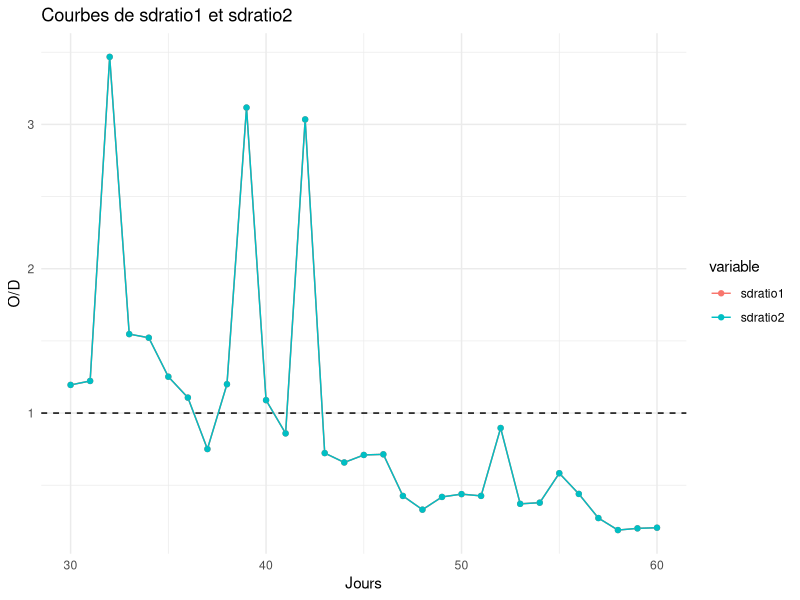

This chart was generated by the following R code: (Note: this script raises an error after producing the figure.)
# LBRAI2219 - Modélisation des systèmes biologiques (2025)
#Code inspiré par le modèle APSIM fait par Alice Falzon et Maxime Cornez 
###############################################################################
# Chargement des packages
###############################################################################
library(readxl)
library(dplyr)
library(tidyr)
library(ggplot2)

###############################################################################
# Chargement des paramètres
###############################################################################

# Paramètres de la culture ----------------------------------------------------

culture_params <- list(
  RUE               = 1.25,  # Radiation Use Efficiency [g/MJ]
  TEc               = 9,     # Coefficient d'efficience de la transpiration
  VPR               = 20,    # Vitesse production de racines [mm/jour]
  CroissPotLAI      = 0.1,   # Croissance potentielle du LAI 
  k                 = 0.45,  # Coefficient d'extinction de la lumière
  LAI_initial       = 1.5,   
  Biomasse_initiale = 45     
)
culture2_params <- list(RUE               = 1.25,  # Radiation Use Efficiency [g/MJ]
                        TEc               = 9,     # Coefficient d'efficience de la transpiration
                        VPR               = 20,    # Vitesse production de racines [mm/jour]
                        CroissPotLAI      = 0.1,   # Croissance potentielle du LAI 
                        k                 = 0.45,  # Coefficient d'extinction de la lumière
                        LAI_initial       = 1.5,   
                        Biomasse_initiale = 45
)
# Paramètres du sol (3 horizons, épaisseur, etc.) ------------------------------

soil_params <- data.frame(
  Horizon     = c(1, 2, 3),
  Epaisseur   = c(300, 300, 300), # mm
  li          = c(50,  50,  50),  # Limite inférieure d'eau
  ls          = c(100, 100, 100), # Limite supérieure d'eau
  #es          = c(100, 100, 100), # Eau disponible dans sol (= sw)
  es_h        = c(40, 30, 30), # Eau disponible dans sol par horizon ; es_h1+es_h2+es_h3 = es
  kl          = c(0.07, 0.07, 0.07) # Taux d'extraction [mm/jour]
)



# Expansion foliaire (table O/D - CEF)------------------------------------------

expansion_foliaire <- data.frame(
  OD  = c(0.5, 1.5, 4),
  CEF = c(0,   1,   1)
)


# Paramètres météo (ex. VPD Frac)-----------------------------------------------

meteo_params <- list(
  VPD_Frac = 1.0  
)


# Vérification------------------------------------------------------------------

# Affiche les listes des paramètres de la culture
culture_params
culture2_params

# Affiche le data frame du sol
soil_params

# Affiche la table d’expansion foliaire
expansion_foliaire

###############################################################################
# Facteurs externes 
###############################################################################

facteur_externe <- data.frame(
  # Jours (30 à 60)
  Jours = c(
    30, 31, 32, 33, 34, 35, 
    36, 37, 38, 39, 40, 41, 
    42, 43, 44, 45, 46, 47, 
    48, 49, 50, 51, 52, 53, 
    54, 55, 56, 57, 58, 59, 60
  ),
  
  # Radiation (MJ/m2)
  Radiation = c(
    27, 27, 14, 24, 23, 21, 
    23, 25, 17, 14, 26, 26, 
    10, 26, 30, 27, 27, 29, 
    27, 26, 25, 23, 14, 25, 
    22, 20, 22, 24, 28, 25, 25
  ),
  
  # Tmax (°C)
  Tmax = c(
    32.3, 31.0, 26.6, 26.0, 26.6, 29.5, 
    30.8, 32.5, 32.3, 25.2, 27.8, 28.2, 
    27.3, 28.6, 28.6, 28.3, 27.6, 31.0, 
    35.0, 34.3, 31.2, 32.7, 29.9, 30.8, 
    31.2, 28.4, 27.7, 31.4, 33.0, 33.2, 32.7
  ),
  
  # Tmin (°C)
  Tmin = c(
    16.4, 15.8, 15.6, 10.0, 11.7, 13.0, 
    16.5, 13.8, 16.7, 16.7, 15.8, 12.8, 
    17.3, 11.3, 13.7, 13.4, 13.7, 12.2, 
    14.7, 20.4, 15.5, 17.9, 18.4, 16.0, 
    16.1, 18.0, 14.9, 16.0, 16.2, 17.2, 18.3
  ),
  
  # VPDobs (hPa)
  VPDobs = c(
    19, 17, 16, 14, 12, 15, 
    18, 19, 23, 21, 15, 14, 
    20, 16, 17, 17, 15, 15, 
    16, 17, 18, 21, 22, 17, 
    18, 20, 18, 19, 19, 20, 21
  )
)


# Affiche la liste pour vérifier
print(facteur_externe)

# Fonction pour calculer saturated vapour pressure
svp <- function(T) { # satured vapour pressure [kPa]
  6.1078 * exp(17.269 * T / (237.3 + T)) * 0.10
}

# Application à Tmax
facteur_externe$svpTmax <- svp(facteur_externe$Tmax) # pression saturante à Tmax

# Application à Tmin
facteur_externe$svpTmin <- svp(facteur_externe$Tmin) # pression saturante à Tmin

# Choisir la valeur de VPDfrac (par défaut on prend 0.75)
VPDfrac <- 0.75

# Fonction pour calculer VPDcalc
calc_VPDcalc <- function(svpTmax, svpTmin, VPDfrac) {
  VPDfrac * (svpTmax - svpTmin)*10
}

# Ajout de la colonne VPDcalc
facteur_externe$VPDcalc <- calc_VPDcalc(
  svpTmax  = facteur_externe$svpTmax,
  svpTmin  = facteur_externe$svpTmin,
  VPDfrac  = VPDfrac
)


###############################################################################
# Modèle
###############################################################################

simulate_two_cultures <- function(facteur_externe, soil_params, culture_params, culture2_params, expansion_foliaire) {
  n_days <- nrow(facteur_externe)
  
  # Initialisation du sol (réserves d'eau pour chaque horizon)
  ES1 <- numeric(n_days)
  ES2 <- numeric(n_days)
  ES3 <- numeric(n_days)
  ES1[1] <- soil_params$es_h[1]
  ES2[1] <- soil_params$es_h[2]
  ES3[1] <- soil_params$es_h[3]
  
  # Initialisation des LAI dynamiques pour chaque culture
  LAI1 <- numeric(n_days)
  LAI2 <- numeric(n_days)
  LAI1[1] <- culture_params$LAI_initial
  LAI2[1] <- culture2_params$LAI_initial
  
  # Initialisation de la biomasse pour chaque culture
  Biomasse1 <- numeric(n_days)
  Biomasse2 <- numeric(n_days)
  Biomasse1[1] <- culture_params$Biomasse_initiale
  Biomasse2[1] <- culture2_params$Biomasse_initiale
  
  # Initialisation des vecteurs de biomasse cumulée
  Biomasse_cum1 <- numeric(n_days)
  Biomasse_cum2 <- numeric(n_days)
  Biomasse_cum1[1] <- culture_params$Biomasse_initiale
  Biomasse_cum2[1] <- culture2_params$Biomasse_initiale
  
  # Préparation d'un data frame pour stocker les résultats quotidiens
  results <- data.frame(
    Jour = facteur_externe$Jours,
    Tot_ES = numeric(n_days),      # Eau totale dans le sol
    Pot_Supply = numeric(n_days),  # Offre potentielle globale du sol
    Pot_Demand1 = numeric(n_days), # Demande potentielle culture 1
    Pot_Demand2 = numeric(n_days), # Demande potentielle culture 2
    sdratio1 = numeric(n_days),
    sdratio2 = numeric(n_days),
    Transpiration1 = numeric(n_days),
    Transpiration2 = numeric(n_days),
    LAI1 = numeric(n_days),
    LAI2 = numeric(n_days),
    Biomasse1 = numeric(n_days),
    Biomasse2 = numeric(n_days)
  )
  
  results$LAI1[1] <- LAI1[1]
  results$LAI2[1] <- LAI2[1]
  results$Biomasse1[1] <- Biomasse1[1]
  results$Biomasse2[1] <- Biomasse2[1]
  
  # Fonction pour calculer l'effet d'expansion foliaire (interpolation sur la table OD/CEF)
  leaf_exp_effect <- function(sdratio, expansion_foliaire) {
    if(sdratio <= expansion_foliaire$OD[1]) {
      return(expansion_foliaire$CEF[1])
    } else if (sdratio >= tail(expansion_foliaire$OD,1)) {
      return(tail(expansion_foliaire$CEF,1))
    } else {
      for(j in 1:(nrow(expansion_foliaire)-1)){
        if(sdratio >= expansion_foliaire$OD[j] && sdratio < expansion_foliaire$OD[j+1]){
          return(expansion_foliaire$CEF[j] + 
                   (sdratio - expansion_foliaire$OD[j]) * 
                   (expansion_foliaire$CEF[j+1] - expansion_foliaire$CEF[j]) / 
                   (expansion_foliaire$OD[j+1] - expansion_foliaire$OD[j]))
        }
      }
    }
  }
  
  # Boucle de simulation quotidienne
  for (i in 1:n_days) {
    DAS <- facteur_externe$Jours[i]
    # Calcul de la profondeur racinaire effective commune :
    profondeur_totale <- sum(soil_params$Epaisseur)
    rdepth <- min(DAS * max(culture_params$VPR, culture2_params$VPR), profondeur_totale)
    
    # Calcul des offres potentielles pour chaque horizon (même que dans la version à 1 culture)
    of1 <- ifelse(rdepth >= soil_params$Epaisseur[1], 1, rdepth / soil_params$Epaisseur[1]) * ES1[i] * soil_params$kl[1]
    of2 <- ifelse(rdepth <= soil_params$Epaisseur[1], 0,
                  ifelse(rdepth > soil_params$Epaisseur[1] + soil_params$Epaisseur[2],
                         1, (rdepth - soil_params$Epaisseur[1]) / soil_params$Epaisseur[2])) * ES2[i] * soil_params$kl[2]
    of3 <- ifelse(rdepth <= (soil_params$Epaisseur[1] + soil_params$Epaisseur[2]), 0, 
                  (rdepth - soil_params$Epaisseur[1] - soil_params$Epaisseur[2]) / soil_params$Epaisseur[3]) * ES3[i] * soil_params$kl[3]
    
    Pot_Supply <- of1 + of2 + of3
    
    # Calcul de l'effet lumineux pour chaque culture
    li1 <- 1 - exp(-culture_params$k * LAI1[i])
    li2 <- 1 - exp(-culture_params$k * LAI2[i])  # on suppose que le coefficient k est le même pour les deux; sinon adapter
    results$li1[i] <- li1
    results$li2[i] <- li2
    # Récupération de la radiation et du VPDcalc
    rad <- facteur_externe$Radiation[i]
    VPDcalc <- facteur_externe$VPDcalc[i]
    
    # Calcul des demandes potentielles pour chaque culture
    # Formule : (Radiation * LI * RUE * (VPDcalc/10)) / TEc
    Pot_Demand1 <- rad * li1 * culture_params$RUE * (VPDcalc/10) / culture_params$TEc
    Pot_Demand2 <- rad * li2 * culture2_params$RUE * (VPDcalc/10) / culture2_params$TEc
    
    # Stockage dans results
    results$Pot_Demand1[i] <- Pot_Demand1
    results$Pot_Demand2[i] <- Pot_Demand2
    
    # Demande totale et transpiration totale
    Total_Demand <- Pot_Demand1 + Pot_Demand2
    Total_Transpiration <- min(Pot_Supply, Total_Demand)
    
    # Allocation de la transpiration entre cultures (si Total_Demand > 0)
    transp1 <- if (Total_Demand > 0) Total_Transpiration * (Pot_Demand1 / Total_Demand) else 0
    transp2 <- if (Total_Demand > 0) Total_Transpiration * (Pot_Demand2 / Total_Demand) else 0
    
    results$Transpiration1[i] <- transp1
    results$Transpiration2[i] <- transp2
    
    # Stockage de l'eau totale du sol
    results$Tot_ES[i] <- ES1[i] + ES2[i] + ES3[i]
    results$Pot_Supply[i] <- Pot_Supply
    
    # Mise à jour des LAI pour chaque culture
    # On calcule le ratio offre/demande pour chaque culture
    sdratio1 <- if (Pot_Demand1 > 0) Pot_Supply / Pot_Demand1 else 0 # =O/D culture 1
    sdratio2 <- if (Pot_Demand2 > 0) Pot_Supply / Pot_Demand2 else 0 # =O/D culture 2
    leaf_effect1 <- leaf_exp_effect(sdratio1, expansion_foliaire)
    leaf_effect2 <- leaf_exp_effect(sdratio2, expansion_foliaire)
    delta_LAI1 <- leaf_effect1 * culture_params$CroissPotLAI
    delta_LAI2 <- leaf_effect2 * culture2_params$CroissPotLAI
    if(i < n_days) {
      LAI1[i + 1] <- LAI1[i] + delta_LAI1
      LAI2[i + 1] <- LAI2[i] + delta_LAI2
    }
    results$sdratio1[i] <- sdratio1
    results$sdratio2[i] <- sdratio2
    results$LAI1[i] <- LAI1[i]
    results$LAI2[i] <- LAI2[i]
    
    # Mise à jour de la biomasse pour chaque culture
    # Calcul de la biomasse journalière pour chaque culture
    Biomasse_calc1 <- if (sdratio1 > 1) rad * li1 * culture_params$RUE else transp1 * (culture_params$TEc / (VPDcalc/10))
    Biomasse_calc2 <- if (sdratio2 > 1) rad * li2 * culture2_params$RUE else transp2 * (culture2_params$TEc / (VPDcalc/10))
    
    # Mise à jour de la biomasse cumulée pour chaque culture
    if(i < n_days) {
      Biomasse_cum1[i + 1] <- Biomasse_cum1[i] + Biomasse_calc1
      Biomasse_cum2[i + 1] <- Biomasse_cum2[i] + Biomasse_calc2
    }
    results$Biomasse1[i] <- Biomasse_calc1
    results$Biomasse2[i] <- Biomasse_calc2
    results$Biomasse_cum1[i] <- Biomasse_cum1[i]
    results$Biomasse_cum2[i] <- Biomasse_cum2[i]
    
    # Mise à jour du sol : répartition de l'extraction entre horizons selon leur contribution
    if(i < n_days) {
      if(Pot_Supply > 0) {
        ES1[i + 1] <- ES1[i] - (of1 / Pot_Supply) * Total_Transpiration
        ES2[i + 1] <- ES2[i] - (of2 / Pot_Supply) * Total_Transpiration
        ES3[i + 1] <- ES3[i] - (of3 / Pot_Supply) * Total_Transpiration
      } else {
        ES1[i + 1] <- ES1[i]
        ES2[i + 1] <- ES2[i]
        ES3[i + 1] <- ES3[i]
      }
    }
  }
  
  return(results)
}

resultats_two <- simulate_two_cultures(facteur_externe, soil_params, culture_params, culture2_params, expansion_foliaire)
print(resultats_two)

###############################################################################
# Graphiques 
###############################################################################

# Graphe O/D
# On transforme le data frame en format long pour faciliter la visualisation avec ggplot2
data_long <- resultats_two %>% 
  select(Jour, sdratio1, sdratio2) %>% 
  pivot_longer(cols = c(sdratio1, sdratio2), 
               names_to = "variable", 
               values_to = "value")

ggplot(data_long, aes(x = Jour, y = value, color = variable)) +
  geom_line() +
  geom_point() +
  geom_hline(yintercept = 1, linetype = "dashed") +
  labs(x = "Jours", y = "O/D", title = "Courbes de sdratio1 et sdratio2") +
  theme_minimal()


# Graphe de l'eau totale dans le sol (ES)
plot(resultats$Jour, resultats_two$Tot_ES,
     type = "o", pch = 17, col = "cyan3",
     xlab = "Jours", ylab = "Eau disponible (mm)",
     main = "Eau disponible")

transpi_cum <- cumsum(resultats$Transpiration)

plot(resultats$Jour, transpi_cum,
     type = "o", pch = 18, col = "blue",
     xlab = "Jours", ylab = "Transpiration cumulée (mm)",
     main = "Transpiration cumulée")

plot(resultats$Jour, resultats$LAI,
     type = "o", pch = 18, col = "blue4",
     xlab = "Jours", ylab = "LAI",
     main = "LAI")


# Graphe de la biomasse cumulée
data_long_biom <- resultats_two %>% 
  select(Jour, Biomasse_cum1, Biomasse_cum2) %>% 
  pivot_longer(cols = c(Biomasse_cum1, Biomasse_cum2), 
               names_to = "Culture", 
               values_to = "Biomasse_cumulee")

ggplot(data_long_biom, aes(x = Jour, y = Biomasse_cumulee, color = Culture)) +
  geom_line() +
  geom_point() +
  labs(x = "Jours", y = "Biomasse cumulée (g/m2)", title = "Biomasse cumulée") +
  theme_minimal()


ggplot() +
  # Radiation
  geom_line(data = data.frame(Jour = resultats_two$Jour, Radiation = facteur_externe$Radiation),
            aes(x = Jour, y = Radiation, color = "Radiation")) +
  geom_point(data = data.frame(Jour = resultats_two$Jour, Radiation = facteur_externe$Radiation),
             aes(x = Jour, y = Radiation, color = "Radiation")) +
  # VPDcalc
  geom_line(data = data.frame(Jour = resultats_two$Jour, VPDcalc = facteur_externe$VPDcalc),
            aes(x = Jour, y = VPDcalc, color = "VPDcalc")) +
  geom_point(data = data.frame(Jour = resultats_two$Jour, VPDcalc = facteur_externe$VPDcalc),
             aes(x = Jour, y = VPDcalc, color = "VPDcalc")) +
  # Légende 
  scale_color_manual(name = "Légende",
                     values = c("Radiation" = "blue", "VPDcalc" = "red")) +
  labs(x = "Jours", y = "Valeurs") +
  theme_minimal() +
  theme(legend.position = "bottom")
